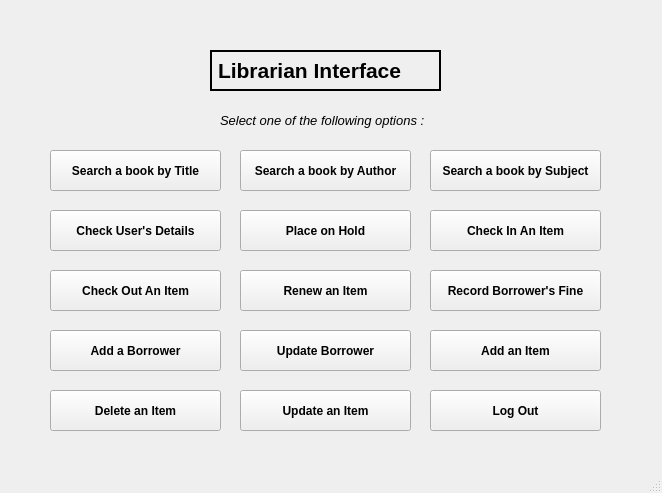
<?xml version="1.0" encoding="UTF-8"?>
<ui version="4.0">
 <class>librarianform</class>
 <widget class="QMainWindow" name="librarianform">
  <property name="geometry">
   <rect>
    <x>0</x>
    <y>0</y>
    <width>662</width>
    <height>493</height>
   </rect>
  </property>
  <property name="windowTitle">
   <string>MainWindow</string>
  </property>
  <widget class="QWidget" name="centralwidget">
   <widget class="QPushButton" name="searchAuthorlib">
    <property name="geometry">
     <rect>
      <x>240</x>
      <y>150</y>
      <width>171</width>
      <height>41</height>
     </rect>
    </property>
    <property name="font">
     <font>
      <pointsize>9</pointsize>
      <weight>75</weight>
      <bold>true</bold>
     </font>
    </property>
    <property name="text">
     <string>Search a book by Author</string>
    </property>
   </widget>
   <widget class="QPushButton" name="addlib">
    <property name="geometry">
     <rect>
      <x>50</x>
      <y>330</y>
      <width>171</width>
      <height>41</height>
     </rect>
    </property>
    <property name="font">
     <font>
      <pointsize>9</pointsize>
      <weight>75</weight>
      <bold>true</bold>
     </font>
    </property>
    <property name="text">
     <string>Add a Borrower</string>
    </property>
   </widget>
   <widget class="QLabel" name="label">
    <property name="geometry">
     <rect>
      <x>210</x>
      <y>50</y>
      <width>231</width>
      <height>41</height>
     </rect>
    </property>
    <property name="minimumSize">
     <size>
      <width>10</width>
      <height>10</height>
     </size>
    </property>
    <property name="font">
     <font>
      <pointsize>16</pointsize>
      <weight>75</weight>
      <bold>true</bold>
     </font>
    </property>
    <property name="frameShape">
     <enum>QFrame::WinPanel</enum>
    </property>
    <property name="text">
     <string>Librarian Interface</string>
    </property>
   </widget>
   <widget class="QPushButton" name="searchSubjectlib">
    <property name="geometry">
     <rect>
      <x>430</x>
      <y>150</y>
      <width>171</width>
      <height>41</height>
     </rect>
    </property>
    <property name="font">
     <font>
      <pointsize>9</pointsize>
      <weight>75</weight>
      <bold>true</bold>
     </font>
    </property>
    <property name="text">
     <string>Search a book by Subject</string>
    </property>
   </widget>
   <widget class="QPushButton" name="checkoutlib">
    <property name="geometry">
     <rect>
      <x>50</x>
      <y>270</y>
      <width>171</width>
      <height>41</height>
     </rect>
    </property>
    <property name="font">
     <font>
      <pointsize>9</pointsize>
      <weight>75</weight>
      <bold>true</bold>
     </font>
    </property>
    <property name="text">
     <string>Check Out An Item</string>
    </property>
   </widget>
   <widget class="QPushButton" name="additem">
    <property name="geometry">
     <rect>
      <x>430</x>
      <y>330</y>
      <width>171</width>
      <height>41</height>
     </rect>
    </property>
    <property name="font">
     <font>
      <pointsize>9</pointsize>
      <weight>75</weight>
      <bold>true</bold>
     </font>
    </property>
    <property name="text">
     <string>Add an Item</string>
    </property>
   </widget>
   <widget class="QPushButton" name="searchTitlelib">
    <property name="geometry">
     <rect>
      <x>50</x>
      <y>150</y>
      <width>171</width>
      <height>41</height>
     </rect>
    </property>
    <property name="font">
     <font>
      <pointsize>9</pointsize>
      <weight>75</weight>
      <bold>true</bold>
     </font>
    </property>
    <property name="text">
     <string>Search a book by Title</string>
    </property>
   </widget>
   <widget class="QPushButton" name="updatelib">
    <property name="geometry">
     <rect>
      <x>240</x>
      <y>330</y>
      <width>171</width>
      <height>41</height>
     </rect>
    </property>
    <property name="font">
     <font>
      <pointsize>9</pointsize>
      <weight>75</weight>
      <bold>true</bold>
     </font>
    </property>
    <property name="text">
     <string>Update Borrower</string>
    </property>
   </widget>
   <widget class="QPushButton" name="holdlib">
    <property name="geometry">
     <rect>
      <x>240</x>
      <y>210</y>
      <width>171</width>
      <height>41</height>
     </rect>
    </property>
    <property name="font">
     <font>
      <pointsize>9</pointsize>
      <weight>75</weight>
      <bold>true</bold>
     </font>
    </property>
    <property name="text">
     <string>Place on Hold</string>
    </property>
   </widget>
   <widget class="QLabel" name="label_2">
    <property name="geometry">
     <rect>
      <x>220</x>
      <y>110</y>
      <width>211</width>
      <height>20</height>
     </rect>
    </property>
    <property name="font">
     <font>
      <pointsize>10</pointsize>
      <weight>50</weight>
      <italic>true</italic>
      <bold>false</bold>
     </font>
    </property>
    <property name="text">
     <string>Select one of the following options :</string>
    </property>
   </widget>
   <widget class="QPushButton" name="detailslib">
    <property name="geometry">
     <rect>
      <x>50</x>
      <y>210</y>
      <width>171</width>
      <height>41</height>
     </rect>
    </property>
    <property name="font">
     <font>
      <pointsize>9</pointsize>
      <weight>75</weight>
      <bold>true</bold>
     </font>
    </property>
    <property name="text">
     <string>Check User's Details</string>
    </property>
   </widget>
   <widget class="QPushButton" name="checkinlib">
    <property name="geometry">
     <rect>
      <x>430</x>
      <y>210</y>
      <width>171</width>
      <height>41</height>
     </rect>
    </property>
    <property name="font">
     <font>
      <pointsize>9</pointsize>
      <weight>75</weight>
      <bold>true</bold>
     </font>
    </property>
    <property name="text">
     <string>Check In An Item</string>
    </property>
   </widget>
   <widget class="QPushButton" name="renewlib">
    <property name="geometry">
     <rect>
      <x>240</x>
      <y>270</y>
      <width>171</width>
      <height>41</height>
     </rect>
    </property>
    <property name="font">
     <font>
      <pointsize>9</pointsize>
      <weight>75</weight>
      <bold>true</bold>
     </font>
    </property>
    <property name="text">
     <string>Renew an Item</string>
    </property>
   </widget>
   <widget class="QPushButton" name="finelib">
    <property name="geometry">
     <rect>
      <x>430</x>
      <y>270</y>
      <width>171</width>
      <height>41</height>
     </rect>
    </property>
    <property name="font">
     <font>
      <pointsize>9</pointsize>
      <weight>75</weight>
      <bold>true</bold>
     </font>
    </property>
    <property name="text">
     <string>Record Borrower's Fine</string>
    </property>
   </widget>
   <widget class="QPushButton" name="logoutlib">
    <property name="geometry">
     <rect>
      <x>430</x>
      <y>390</y>
      <width>171</width>
      <height>41</height>
     </rect>
    </property>
    <property name="font">
     <font>
      <pointsize>9</pointsize>
      <weight>75</weight>
      <bold>true</bold>
     </font>
    </property>
    <property name="text">
     <string>Log Out</string>
    </property>
   </widget>
   <widget class="QPushButton" name="updateitem">
    <property name="geometry">
     <rect>
      <x>240</x>
      <y>390</y>
      <width>171</width>
      <height>41</height>
     </rect>
    </property>
    <property name="font">
     <font>
      <pointsize>9</pointsize>
      <weight>75</weight>
      <bold>true</bold>
     </font>
    </property>
    <property name="text">
     <string>Update an Item</string>
    </property>
   </widget>
   <widget class="QPushButton" name="deleteitem">
    <property name="geometry">
     <rect>
      <x>50</x>
      <y>390</y>
      <width>171</width>
      <height>41</height>
     </rect>
    </property>
    <property name="font">
     <font>
      <pointsize>9</pointsize>
      <weight>75</weight>
      <bold>true</bold>
     </font>
    </property>
    <property name="text">
     <string>Delete an Item</string>
    </property>
   </widget>
  </widget>
  <widget class="QMenuBar" name="menubar">
   <property name="geometry">
    <rect>
     <x>0</x>
     <y>0</y>
     <width>662</width>
     <height>21</height>
    </rect>
   </property>
  </widget>
  <widget class="QStatusBar" name="statusbar"/>
 </widget>
 <resources/>
 <connections/>
</ui>
